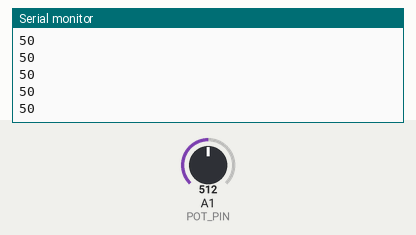
The sketch below on a simulated Arduino Uno, built with avr-gcc and run on an emulated ATmega328P. Shown: the last lines printed to the serial monitor. Inputs (shaded band) come from the test bench; at power-on: A1 (POT_PIN) = 512.

Above: at 1.2 s.
1.3 s: A1 (POT_PIN) set to 716
At 2.3 s:
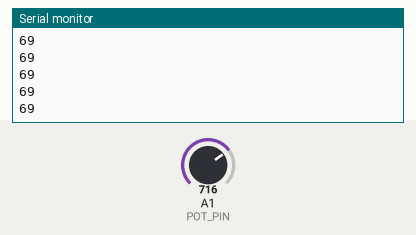
2.8 s: A1 (POT_PIN) set to 900
At 3.7 s:
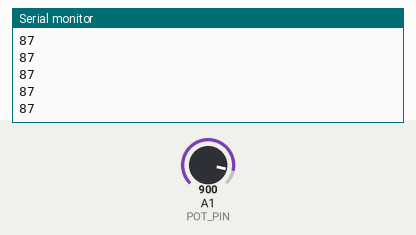
Timing chart, 0 to 5.8 s (numbered marks = the images above; inputs shaded):
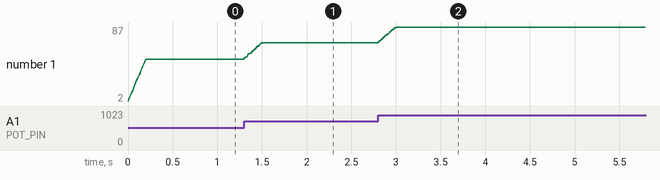

The sketch:

flutter_knob.ino
```cpp
const int POT_PIN = A1;
const int SMOOTHING_SAMPLES = 20;
const int UPPER_DEADBAND = 1008;

int readings[SMOOTHING_SAMPLES];
int readIndex = 0;
int total = 0;
int average = 0;


void setup() {
   Serial.begin(9600);

    for (int i = 0; i < SMOOTHING_SAMPLES; i++) {
         readings[i] = 0;
       }
}

void loop() {
  total = total - readings[readIndex];

  int potValue = analogRead(POT_PIN);

  if (potValue >= UPPER_DEADBAND) {
    potValue = 1023;
  }

  readings[readIndex] = potValue;

  total = total + readings[readIndex];

  readIndex = (readIndex + 1) % SMOOTHING_SAMPLES;

  average = total / SMOOTHING_SAMPLES;

  int scaledValue = map(average, 0, 1023, 0, 100);
  Serial.println(scaledValue);

  delay(10);
}
```

Measured:
- after the input at 1.3 s, the serial monitor: prints a new line at once (image 1)
- after the input at 2.8 s, the serial monitor: prints a new line at once (image 2)
- plotted number 1: 50 → 69 after the input at 1.3 s, 69 → 87 after the input at 2.8 s
